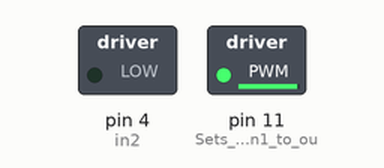
A sketch run on a simulated Arduino Uno, built with avr-gcc and run on an emulated ATmega328P. Parts: switched loads named in the sketch (green lamp = pin HIGH).

Above: at 0.05 s.
At 6.95 s:
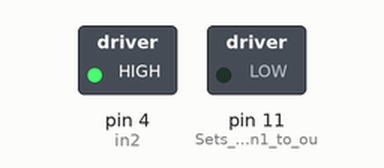
Timing chart, 0 to 9.1 s (numbered marks = the images above):
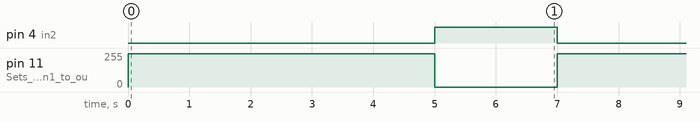

Measured:
- by itself, pin 4 (in2): alternates HIGH for 2.0 s and LOW for 5.0 s
- by itself, pin 11 (Sets_the_pin_at_in1_to_ou): alternates 250/255 for 5.0 s and 0/255 for 2.0 s

The sketch:

t.ino
```cpp
//Defines the connections between the H-bridge and the Arduino
#define in1 12
#define in2 4
#define ENAPin 11

void setup()
{
  pinMode (11, OUTPUT);   //Sets the pin at in1 to output
  pinMode (in2, OUTPUT);   //Sets the pin at in2 to output

}

void loop()
{
  // Turn in one direction
  //Left Motor
  analogWrite(11, 250);
  digitalWrite(in2, LOW);

  delay (5000);

  //Turn in opposite direction
  digitalWrite(11, LOW);
  digitalWrite(in2, HIGH);

  delay (2000);
}
```
